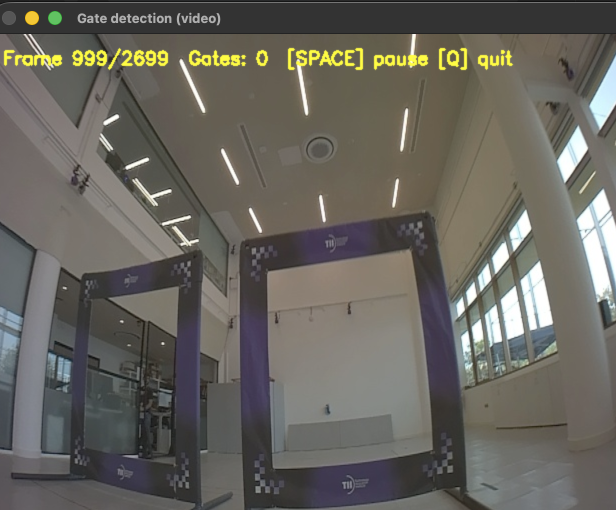
#> input picture gate_detection/claude_debugging/full_frame_no_detection.png, 1232 x 1020 px (shown at 1/2 size)
$ python color_calibrator.py --image ../claude_debugging/full_frame_no_detection.png
#> lines starting #> are read from the running program, lines starting #| are printed output that depends on the picture; after the words box and inside, x2 and y2 are one past the last pixel; in counts of white or black regions, pixels touching at a corner belong together
#> in run_on_image, image is the input picture: shape (1020, 1232, 3); mean B, G, R 94.5, 101.3, 103.8
"""
HSV Color Calibration Tool
===========================
Interactive tool to find the right HSV thresholds for gate detection.

Run this with a sample image or video from the simulator to tune
the color thresholds for your specific gate colors.

Usage:
    python color_calibrator.py --image path/to/gate_image.png
    python color_calibrator.py --video path/to/video.mp4
    python color_calibrator.py --camera 0  # Use webcam for testing
"""

import cv2
import numpy as np
import argparse
from pathlib import Path


class HSVCalibrator:
    """Interactive HSV threshold calibration using trackbars."""

    def __init__(self):
        self.window_name = "HSV Calibrator"
        self.mask_window = "Mask"

        # Default values (start with broad range)
        self.h_low = 0
        self.h_high = 180
        self.s_low = 100
        self.s_high = 255
        self.v_low = 100
        self.v_high = 255

        self._setup_windows()

    def _setup_windows(self):
        """Create windows and trackbars."""
        cv2.namedWindow(self.window_name)
        cv2.namedWindow(self.mask_window)

        # Create trackbars
        cv2.createTrackbar("H Low", self.window_name, self.h_low, 180, self._on_h_low)
        cv2.createTrackbar("H High", self.window_name, self.h_high, 180, self._on_h_high)
        cv2.createTrackbar("S Low", self.window_name, self.s_low, 255, self._on_s_low)
        cv2.createTrackbar("S High", self.window_name, self.s_high, 255, self._on_s_high)
        cv2.createTrackbar("V Low", self.window_name, self.v_low, 255, self._on_v_low)
        cv2.createTrackbar("V High", self.window_name, self.v_high, 255, self._on_v_high)

    def _on_h_low(self, val): self.h_low = val
    def _on_h_high(self, val): self.h_high = val
    def _on_s_low(self, val): self.s_low = val
    def _on_s_high(self, val): self.s_high = val
    def _on_v_low(self, val): self.v_low = val
    def _on_v_high(self, val): self.v_high = val

    def get_thresholds(self):
        """Get current threshold values as numpy arrays."""
        lower = np.array([self.h_low, self.s_low, self.v_low])
        upper = np.array([self.h_high, self.s_high, self.v_high])
        return lower, upper

    def process_frame(self, frame: np.ndarray) -> np.ndarray:
        """Apply current thresholds to frame and return mask."""
        hsv = cv2.cvtColor(frame, cv2.COLOR_BGR2HSV)
#> hsv: shape (1020, 1232, 3); mean H, S, V 42.4, 31.9, 106.2
        lower, upper = self.get_thresholds()
        mask = cv2.inRange(hsv, lower, upper)
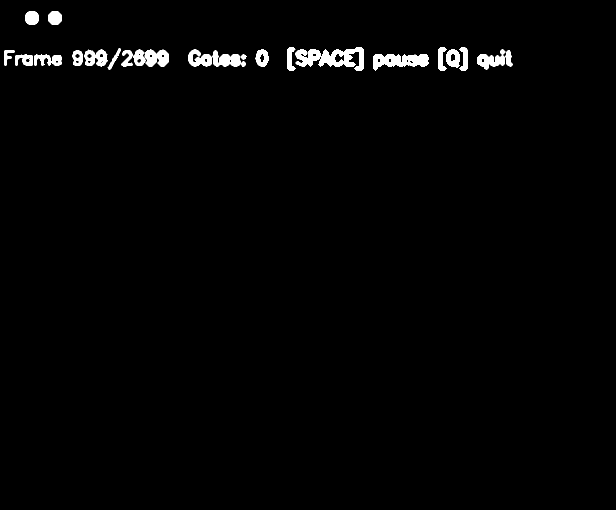
#> mask: shape (1020, 1232) (shown at 1/2 size); 1.5% white; 32 white regions, largest, box (x1, y1, x2, y2) and area: (289, 99, 337, 133) 1121, (424, 100, 481, 133) 1118, (168, 99, 215, 133) 1024

        # Clean up
        kernel = np.ones((5, 5), np.uint8)
        mask = cv2.morphologyEx(mask, cv2.MORPH_CLOSE, kernel)
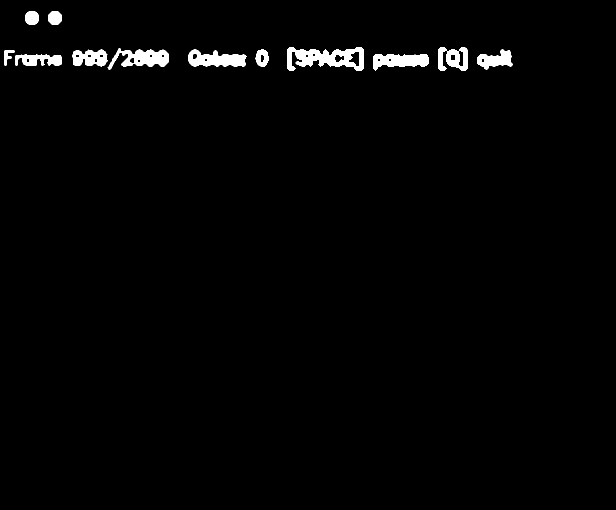
#> mask: shape (1020, 1232) (shown at 1/2 size); 1.6% white; 13 white regions, largest, box (x1, y1, x2, y2) and area: (575, 95, 727, 141) 3859, (215, 96, 337, 140) 2653, (377, 99, 493, 133) 2559
        mask = cv2.morphologyEx(mask, cv2.MORPH_OPEN, kernel)
#> mask: shape (1020, 1232); 1.6% white; 14 white regions

        return mask

    def run_on_image(self, image_path: str):
        """Run calibration on a static image."""
        image = cv2.imread(image_path)
        if image is None:
            print(f"Error: Could not load image from {image_path}")
            return

        print("\n" + "="*50)
        print("HSV CALIBRATION MODE")
        print("="*50)
        print("Adjust the trackbars to isolate the gate color.")
        print("Press 'p' to print current values")
        print("Press 's' to save values to file")
        print("Press 'q' to quit")
        print("="*50 + "\n")

        while True:
            mask = self.process_frame(image)

            # Show results
            result = cv2.bitwise_and(image, image, mask=mask)
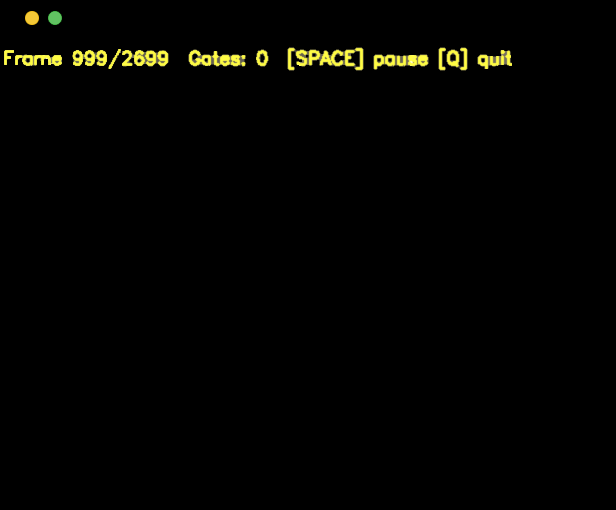
#> result: shape (1020, 1232, 3) (shown at 1/2 size); mean B, G, R 1.1, 3.3, 3.3

            # Add info overlay
            info_image = image.copy()
            lower, upper = self.get_thresholds()
            cv2.putText(info_image, f"Lower: {lower}", (10, 30),
                       cv2.FONT_HERSHEY_SIMPLEX, 0.7, (0, 255, 0), 2)
            cv2.putText(info_image, f"Upper: {upper}", (10, 60),
                       cv2.FONT_HERSHEY_SIMPLEX, 0.7, (0, 255, 0), 2)

            # Find contours and draw them
            contours, _ = cv2.findContours(mask, cv2.RETR_EXTERNAL, cv2.CHAIN_APPROX_SIMPLE)
#> contours = 14 contours; largest, box (x1, y1, x2, y2) and area: (575, 95, 727, 141) 4246, (377, 99, 491, 133) 2516, (747, 109, 857, 139) 2289, (244, 100, 337, 133) 2265, (145, 100, 214, 132) 1684
            cv2.drawContours(info_image, contours, -1, (0, 255, 0), 2)
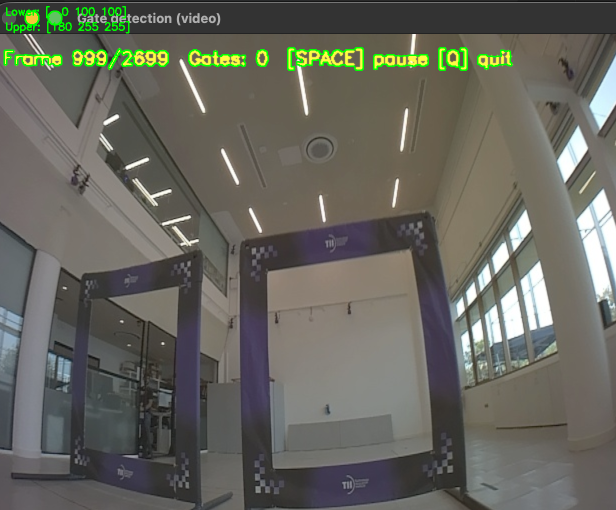
#> info_image: shape (1020, 1232, 3) (shown at 1/2 size); mean B, G, R 93.7, 102.5, 102.5

            cv2.imshow(self.window_name, info_image)
            cv2.imshow(self.mask_window, mask)
            cv2.imshow("Filtered", result)

            key = cv2.waitKey(1) & 0xFF
#> (key q is pressed here)
            if key == ord('q'):
                break
            elif key == ord('p'):
                self._print_values()
            elif key == ord('s'):
                self._save_values()

        cv2.destroyAllWindows()

    # [165 lines left out: functions run_on_video, run_on_camera, _print_values, _save_values, create_test_image_with_gate, not called in this run]


def main():
    parser = argparse.ArgumentParser(description="HSV Color Calibration Tool")
    parser.add_argument("--image", type=str, help="Path to image file")
    parser.add_argument("--video", type=str, help="Path to video file")
    parser.add_argument("--camera", type=int, help="Camera ID (usually 0)")
    parser.add_argument("--test", type=str, choices=["red", "blue", "orange", "green"],
                       help="Generate a test image with specified gate color")

    args = parser.parse_args()

    calibrator = HSVCalibrator()

    if args.image:
        calibrator.run_on_image(args.image)
    elif args.video:
        calibrator.run_on_video(args.video)
    elif args.camera is not None:
        calibrator.run_on_camera(args.camera)
    elif args.test:
        # Create and save a test image
        test_image = create_test_image_with_gate(args.test)
        test_path = f"test_gate_{args.test}.png"
        cv2.imwrite(test_path, test_image)
        print(f"Created test image: {test_path}")
        calibrator.run_on_image(test_path)
    else:
        # Default: create a red test image
        print("No input specified. Creating a test image with a red gate...")
        test_image = create_test_image_with_gate("red")
        cv2.imwrite("test_gate_red.png", test_image)
        calibrator.run_on_image("test_gate_red.png")


if __name__ == "__main__":
    main()
